Frame 1 (no input): blank canvas, image omitted
Frame 60 (no input): blank canvas, image omitted
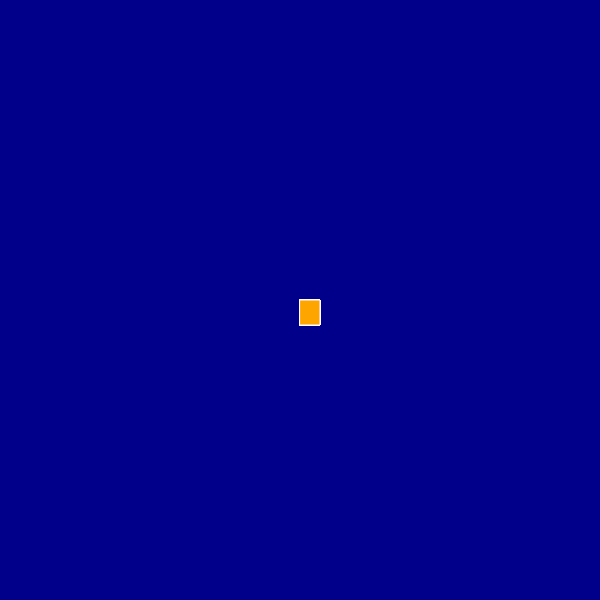
Frame 120 (the mouse pressed at the canvas centre since frame 60)

The p5.js sketch whose frames 1 and 60 were blank and that drew this single picture after the mouse press (run headless with seeded random() and noise() and a simulated clock; from frame 60 on, the mouse is pressed at the canvas centre):

// p5.js sketch
// ── sketch.js
function setup() {
  createCanvas(600, 600);
  background("darkblue");
}

function draw() {
  stroke("white");
  fill("orange");
  if (mouseIsPressed){
    rect(mouseX, mouseY,20,25);
  }
}
